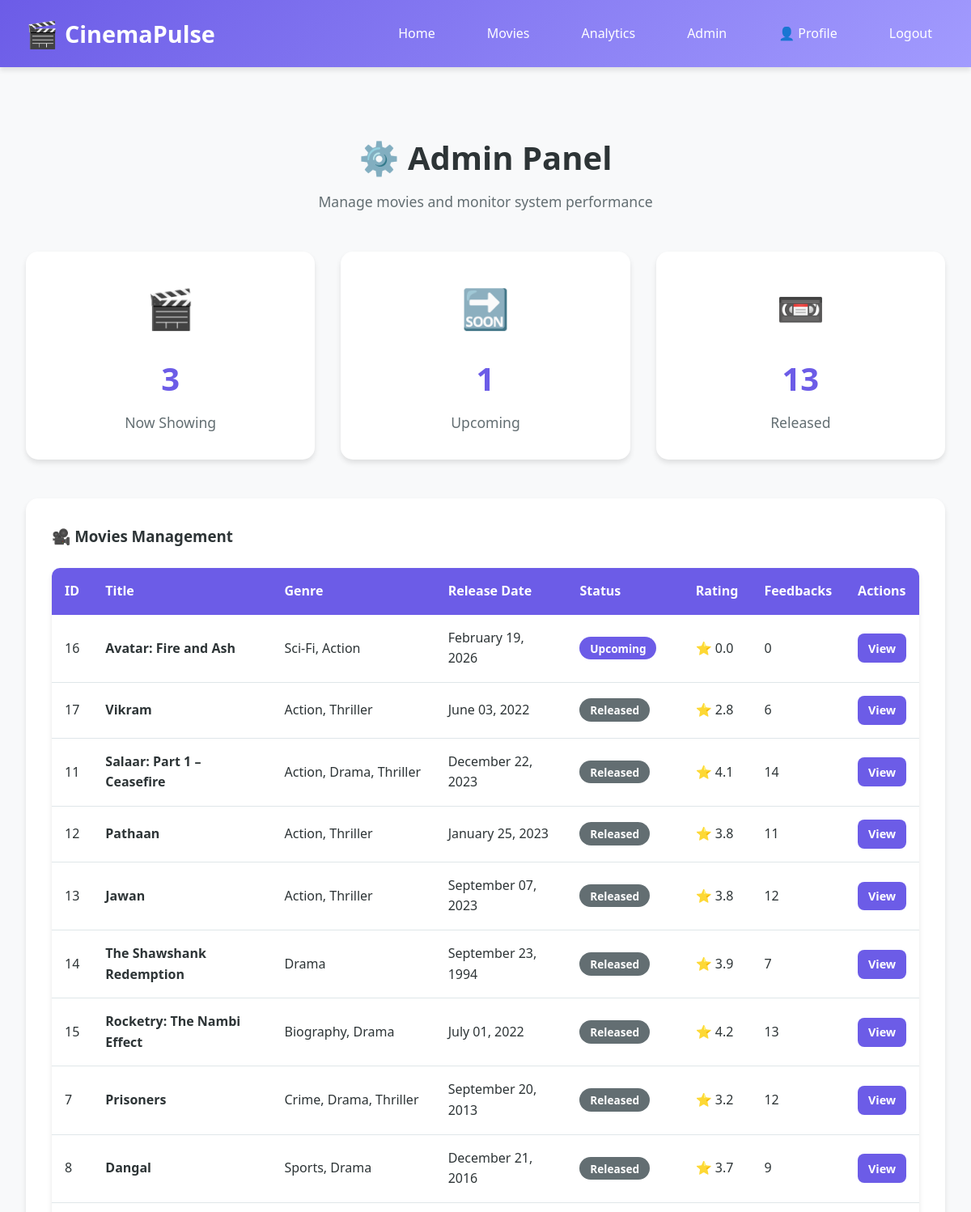
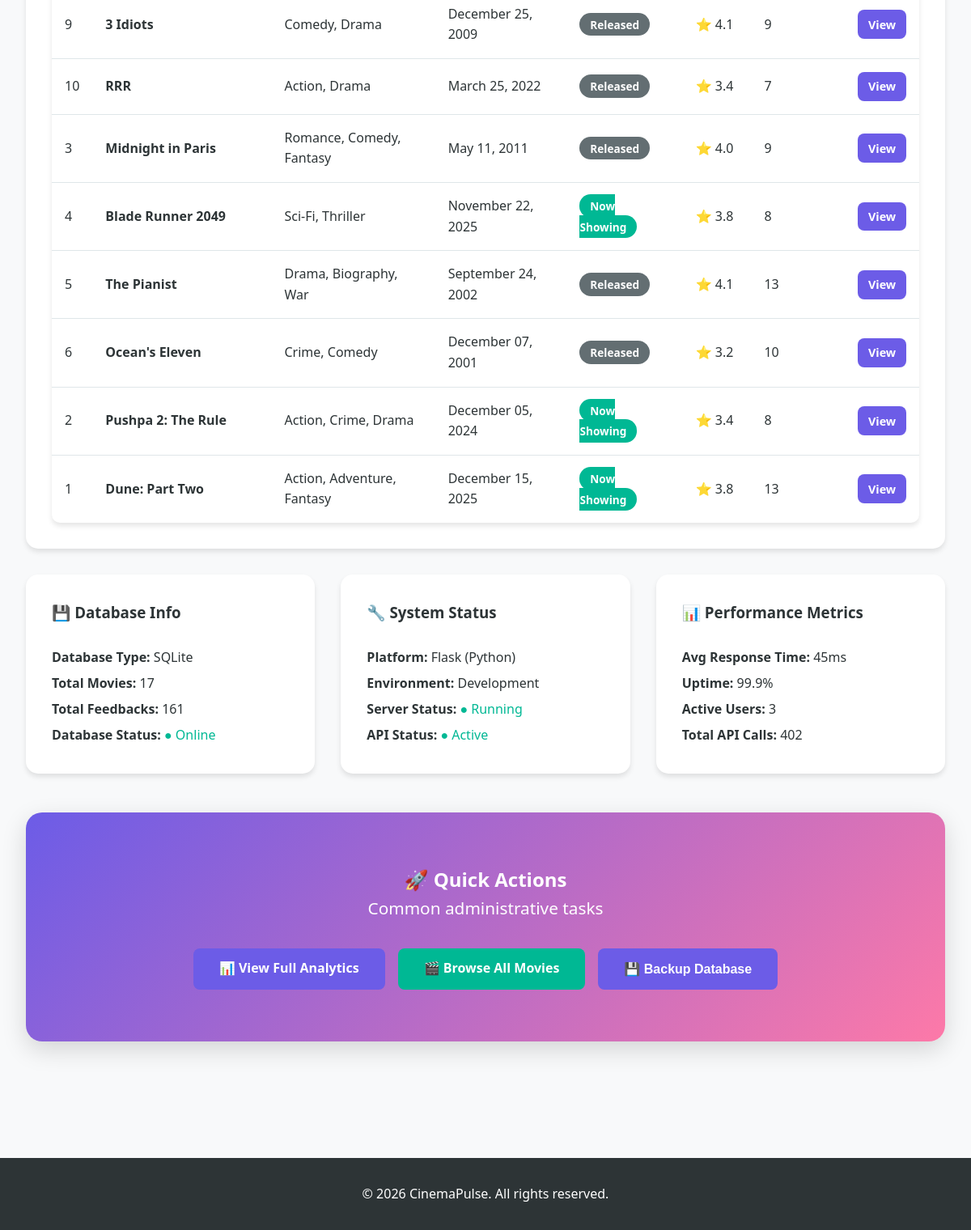
The page /admin (signed in) on the database its author committed (2 pictures, top to bottom).
### database.py (models this page shows, shortened)
class Movie(db.Model):
    __tablename__ = 'movies'
    id = db.Column(db.Integer, primary_key=True)
    title = db.Column(db.String(200), nullable=False)
    description = db.Column(db.Text, nullable=False)
    genre = db.Column(db.String(100), nullable=False)
    director = db.Column(db.String(100), nullable=False)
    cast = db.Column(db.String(300), nullable=False)
    release_date = db.Column(db.Date, nullable=False)
    duration = db.Column(db.Integer, nullable=False)
    poster_url = db.Column(db.String(500), default='https://via.placeholder.com/300x450')
    trailer_url = db.Column(db.String(500))
    status = db.Column(db.String(20), default='upcoming')
    created_at = db.Column(db.DateTime, default=datetime.utcnow)
    feedbacks = db.relationship('Feedback', backref='movie', lazy='dynamic', cascade='all, delete-orphan')
    @property
    def average_rating(self):
        avg = db.session.query(func.avg(Feedback.rating)).filter(
            Feedback.movie_id == self.id
        ).scalar()
        return round(avg, 1) if avg else 0.0
    @property
    def total_feedbacks(self):
        return self.feedbacks.count()

### app.py (the view)
@app.route('/admin')
@admin_required
def admin():
    movies_list = Movie.query.order_by(desc(Movie.created_at)).all()
    total_users = User.query.count()
    return render_template('admin.html', movies=movies_list, total_users=total_users)

### app.py (called while the page is built)
def admin_required(f):
    @wraps(f)
    def decorated_function(*args, **kwargs):
        if 'user_id' not in session:
            flash('Please log in to access this page.', 'error')
            return redirect(url_for('login'))
        user = User.query.get(session['user_id'])
        if not user or not user.is_admin:
            flash('Admin access required.', 'error')
            return redirect(url_for('index'))
        return f(*args, **kwargs)
    return decorated_function

@app.template_filter('format_date')
def format_date(value):
    if isinstance(value, str):
        value = datetime.strptime(value, '%Y-%m-%d').date()
    return value.strftime('%B %d, %Y')

### templates/admin.html (shortened to what this page needs)
{% extends "base.html" %}
{% block content %}
<div class="container">
    <div class="section-header">
        <h2>⚙️ Admin Panel</h2>
        <p>Manage movies and monitor system performance</p>
    </div>
    <div class="stats-container">
        <div class="stat-card">
            <div class="stat-icon">🎬</div>
            <div class="stat-number">{{ movies|selectattr('status', 'equalto', 'now_showing')|list|length }}</div>
            <div class="stat-label">Now Showing</div>
        </div>
        <div class="stat-card">
            <div class="stat-icon">🔜</div>
            <div class="stat-number">{{ movies|selectattr('status', 'equalto', 'upcoming')|list|length }}</div>
            <div class="stat-label">Upcoming</div>
        </div>
        <div class="stat-card">
            <div class="stat-icon">📼</div>
            <div class="stat-number">{{ movies|selectattr('status', 'equalto', 'released')|list|length }}</div>
            <div class="stat-label">Released</div>
        </div>
    </div>
    <div class="analytics-card" style="margin-top: 2rem;">
        <h3>🎥 Movies Management</h3>
        <div class="data-table">
            <table>
                <thead>
                    <tr>
                        <th>ID</th>
                        <th>Title</th>
                        <th>Genre</th>
                        <th>Release Date</th>
                        <th>Status</th>
                        <th>Rating</th>
                        <th>Feedbacks</th>
                        <th>Actions</th>
                    </tr>
                </thead>
                <tbody>
                    {% for movie in movies %}
                    <tr>
                        <td>{{ movie.id }}</td>
                        <td><strong>{{ movie.title }}</strong></td>
                        <td>{{ movie.genre }}</td>
                        <td>{{ movie.release_date|format_date }}</td>
                        <td>
                            <span class="movie-status status-{{ movie.status|replace('_', '-') }}">
                                {{ movie.status|replace('_', ' ')|title }}
                            </span>
                        </td>
                        <td>⭐ {{ movie.average_rating }}</td>
                        <td>{{ movie.total_feedbacks }}</td>
                        <td>
                            <a href="{{ url_for('movie_detail', movie_id=movie.id) }}"
                               class="btn btn-primary"
                               style="padding: 0.4rem 0.8rem; font-size: 0.9rem;">
                                View
                            </a>
                        </td>
                    </tr>
                    {% endfor %}
                </tbody>
            </table>
        </div>
    </div>
    <div class="analytics-grid" style="margin-top: 2rem;">
        <div class="analytics-card">
            <h3>💾 Database Info</h3>
            <div style="line-height: 2;">
                <p><strong>Database Type:</strong> SQLite</p>
                <p><strong>Total Movies:</strong> {{ movies|length }}</p>
                <p><strong>Total Feedbacks:</strong>
                    {% set total_fb = namespace(count=0) %}
                    {% for movie in movies %}
                        {% set total_fb.count = total_fb.count + movie.total_feedbacks %}
                    {% endfor %}
                    {{ total_fb.count }}
                </p>
                <p><strong>Database Status:</strong> <span style="color: var(--success-color);">● Online</span></p>
            </div>
        </div>
        <div class="analytics-card">
            <h3>🔧 System Status</h3>
            <div style="line-height: 2;">
                <p><strong>Platform:</strong> Flask (Python)</p>
                <p><strong>Environment:</strong> Development</p>
                <p><strong>Server Status:</strong> <span style="color: var(--success-color);">● Running</span></p>
                <p><strong>API Status:</strong> <span style="color: var(--success-color);">● Active</span></p>
            </div>
        </div>
        <div class="analytics-card">
            <h3>📊 Performance Metrics</h3>
            <div style="line-height: 2;">
                <p><strong>Avg Response Time:</strong> 45ms</p>
                <p><strong>Uptime:</strong> 99.9%</p>
                <p><strong>Active Users:</strong>
                    {% set active = (movies|length * 0.15)|round|int %}
                    {{ active if active > 0 else 1 }}
                </p>
                <p><strong>Total API Calls:</strong>
                    {{ (total_fb.count * 2.5)|round|int }}
                </p>
            </div>
        </div>
    </div>
    <div class="hero" style="margin-top: 3rem;">
        <h2>🚀 Quick Actions</h2>
        <p>Common administrative tasks</p>
        <div style="display: flex; gap: 1rem; justify-content: center; margin-top: 2rem; flex-wrap: wrap;">
            <a href="{{ url_for('analytics') }}" class="btn btn-primary">
                📊 View Full Analytics
            </a>
            <a href="{{ url_for('movies') }}" class="btn btn-success">
                🎬 Browse All Movies
            </a>
            <button class="btn btn-primary" onclick="alert('Database backup functionality would be implemented here')">
                💾 Backup Database
            </button>
        </div>
    </div>
</div>
{% endblock %}

### static/style.css (style rules this page uses)
:root { --primary-color: #6C5CE7; --secondary-color: #A29BFE; --accent-color: #FD79A8; --success-color: #00B894; --warning-color: #FDCB6E; --danger-color: #FF6B6B; --dark-bg: #2D3436; --light-bg: #F8F9FA; --text-dark: #2D3436; --text-light: #636E72; --border-color: #DFE6E9; --shadow: 0 4px 6px rgba(0, 0, 0, 0.1); --shadow-lg: 0 10px 30px rgba(0, 0, 0, 0.15); }
* { margin: 0; padding: 0; box-sizing: border-box; }
body { font-family: 'Segoe UI', Tahoma, Geneva, Verdana, sans-serif; line-height: 1.6; color: var(--text-dark); background-color: var(--light-bg); }
a { text-decoration: none; color: inherit; transition: color 0.3s ease; }
.container { max-width: 1200px; margin: 0 auto; padding: 2rem; }
.hero { background: linear-gradient(135deg, var(--primary-color), var(--accent-color)); color: white; padding: 4rem 2rem; text-align: center; border-radius: 20px; margin-bottom: 3rem; box-shadow: var(--shadow-lg); }
.hero p { font-size: 1.3rem; margin-bottom: 2rem; opacity: 0.95; animation: fadeInUp 0.8s ease 0.2s both; }
.stats-container { display: grid; grid-template-columns: repeat(auto-fit, minmax(250px, 1fr)); gap: 2rem; margin: 3rem 0; }
.stat-card { background: white; padding: 2rem; border-radius: 15px; box-shadow: var(--shadow); text-align: center; transition: transform 0.3s ease, box-shadow 0.3s ease; }
.stat-icon { font-size: 3rem; margin-bottom: 1rem; }
.stat-number { font-size: 2.5rem; font-weight: bold; color: var(--primary-color); margin: 0.5rem 0; }
.stat-label { color: var(--text-light); font-size: 1.1rem; }
.section-header { text-align: center; margin: 3rem 0 2rem; }
.section-header h2 { font-size: 2.5rem; color: var(--text-dark); margin-bottom: 0.5rem; }
.section-header p { color: var(--text-light); font-size: 1.1rem; }
.movie-status { padding: 0.3rem 0.8rem; border-radius: 20px; font-size: 0.85rem; font-weight: 600; }
.status-now-showing { background: var(--success-color); color: white; }
.status-upcoming { background: var(--primary-color); color: white; }
.status-released { background: var(--text-light); color: white; }
.btn { display: inline-block; padding: 0.8rem 2rem; border-radius: 8px; font-weight: 600; text-align: center; cursor: pointer; transition: all 0.3s ease; border: none; font-size: 1rem; }
.btn-primary { background: var(--primary-color); color: white; }
.btn-success { background: var(--success-color); color: white; }
.analytics-grid { display: grid; grid-template-columns: repeat(auto-fit, minmax(300px, 1fr)); gap: 2rem; margin: 2rem 0; }
.analytics-card { background: white; padding: 2rem; border-radius: 15px; box-shadow: var(--shadow); }
.analytics-card h3 { margin-bottom: 1.5rem; color: var(--text-dark); }
.data-table { width: 100%; background: white; border-radius: 10px; overflow: hidden; box-shadow: var(--shadow); }
.data-table table { width: 100%; border-collapse: collapse; }
.data-table th { background: var(--primary-color); color: white; padding: 1rem; text-align: left; font-weight: 600; }
.data-table td { padding: 1rem; border-bottom: 1px solid var(--border-color); }
.data-table tr:last-child td { border-bottom: none; }

### rows shown on the page
Movie: id "16", title "Avatar: Fire and Ash", genre "Sci-Fi, Action", release_date "February 19, 2026", status "Upcoming", average_rating "0.0", total_feedbacks "0"
Movie: id "17", title "Vikram", genre "Action, Thriller", release_date "June 03, 2022", status "Released", average_rating "2.8", total_feedbacks "6"
Movie: id "11", title "Salaar: Part 1 – Ceasefire", genre "Action, Drama, Thriller", release_date "December 22, 2023", status "Released", average_rating "4.1", total_feedbacks "14"
Movie: id "12", title "Pathaan", genre "Action, Thriller", release_date "January 25, 2023", status "Released", average_rating "3.8", total_feedbacks "11"
Movie: id "13", title "Jawan", genre "Action, Thriller", release_date "September 07, 2023", status "Released", average_rating "3.8", total_feedbacks "12"
Movie: id "14", title "The Shawshank Redemption", genre "Drama", release_date "September 23, 1994", status "Released", average_rating "3.9", total_feedbacks "7"
Movie: id "15", title "Rocketry: The Nambi Effect", genre "Biography, Drama", release_date "July 01, 2022", status "Released", average_rating "4.2", total_feedbacks "13"
Movie: id "7", title "Prisoners", genre "Crime, Drama, Thriller", release_date "September 20, 2013", status "Released", average_rating "3.2", total_feedbacks "12"
Movie: id "8", title "Dangal", genre "Sports, Drama", release_date "December 21, 2016", status "Released", average_rating "3.7", total_feedbacks "9"
Movie: id "9", title "3 Idiots", genre "Comedy, Drama", release_date "December 25, 2009", status "Released", average_rating "4.1", total_feedbacks "9"
Movie: id "10", title "RRR", genre "Action, Drama", release_date "March 25, 2022", status "Released", average_rating "3.4", total_feedbacks "7"
Movie: id "3", title "Midnight in Paris", genre "Romance, Comedy, Fantasy", release_date "May 11, 2011", status "Released", average_rating "4.0", total_feedbacks "9"
Movie: id "4", title "Blade Runner 2049", genre "Sci-Fi, Thriller", release_date "November 22, 2025", status "Now Showing", average_rating "3.8", total_feedbacks "8"
Movie: id "5", title "The Pianist", genre "Drama, Biography, War", release_date "September 24, 2002", status "Released", average_rating "4.1", total_feedbacks "13"
Movie: id "6", title "Ocean's Eleven", genre "Crime, Comedy", release_date "December 07, 2001", status "Released", average_rating "3.2", total_feedbacks "10"
Movie: id "2", title "Pushpa 2: The Rule", genre "Action, Crime, Drama", release_date "December 05, 2024", status "Now Showing", average_rating "3.4", total_feedbacks "8"
Movie: id "1", title "Dune: Part Two", genre "Action, Adventure, Fantasy", release_date "December 15, 2025", status "Now Showing", average_rating "3.8", total_feedbacks "13"

### other values the page prints
{{ movies|selectattr('status', 'equalto', 'now_showing')|list|length }} "3"
{{ movies|selectattr('status', 'equalto', 'upcoming')|list|length }} "1"
{{ movies|selectattr('status', 'equalto', 'released')|list|length }} "13"
{{ movies|length }} "17"
{{ total_fb.count }} "161"
{{ active if active > 0 else 1 }} "3"
{{ (total_fb.count * 2.5)|round|int }} "402"
